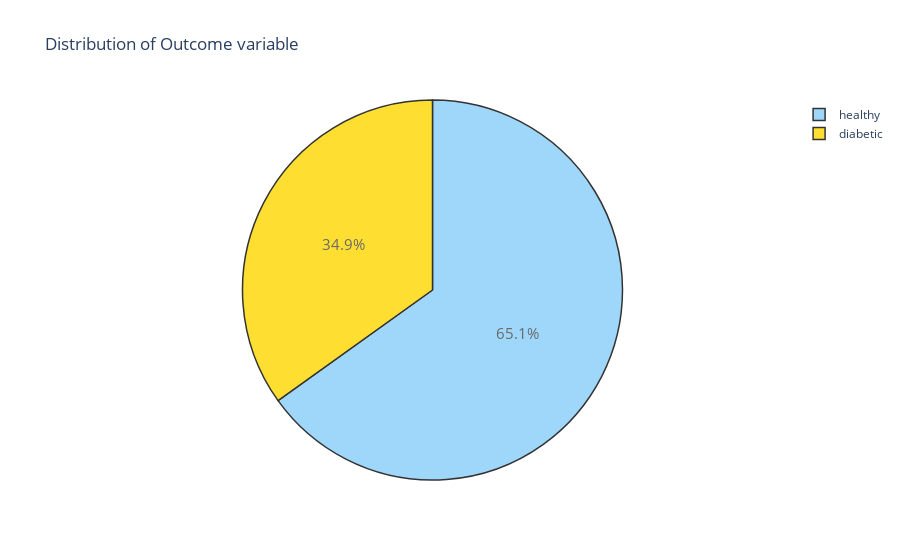

Notebook cell for this chart:
### Code cell
target_percent()

### Figure 1 — Plotly figure (JSON) as saved in the notebook; plotly's stock layout.template omitted (floating-point values rounded to 4 significant figures)
{"data": [{"labels": ["healthy", "diabetic"], "marker": {"colors": ["lightskyblue", "gold"], "line": {"color": "#000000", "width": 1.5}}, "opacity": 0.8, "textfont": {"size": 15}, "type": "pie", "values": [500, 268]}], "layout": {"title": {"text": "Distribution of Outcome variable"}}}
